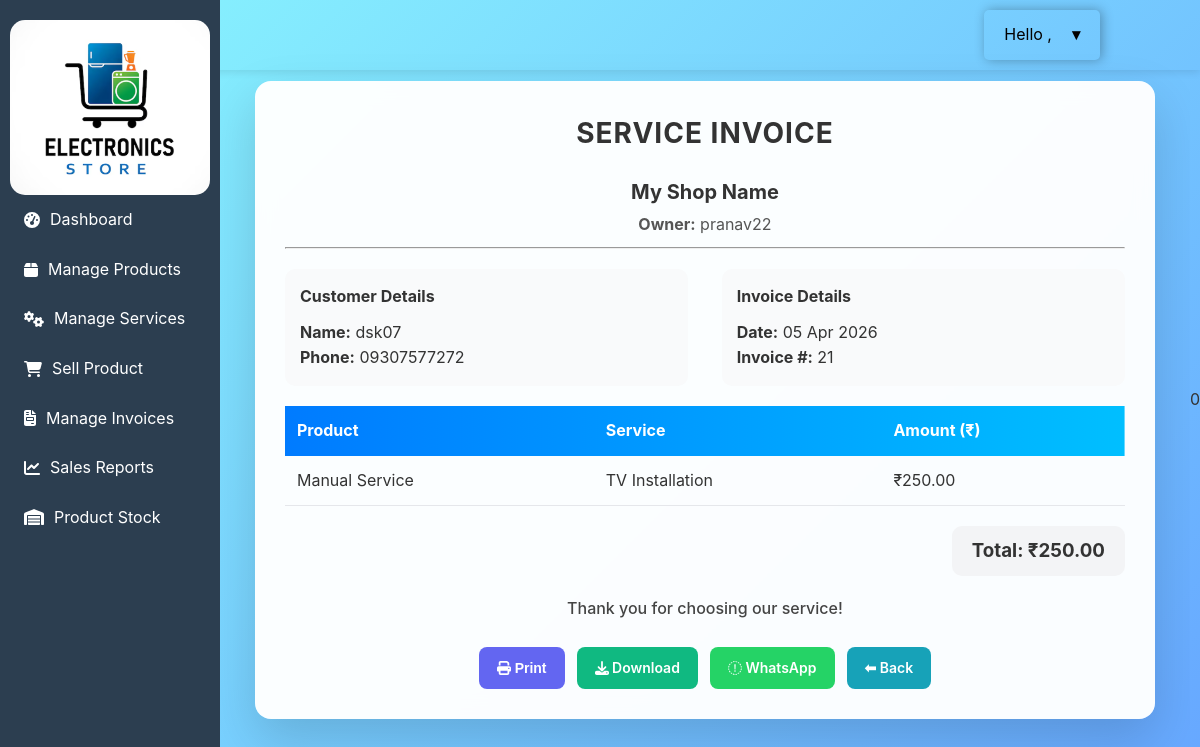
Screenshot of /service/invoice/print/21/ with the database file from the repository.
### core/models.py (models this page shows, shortened)
class ServiceInvoice(models.Model):
    PAYMENT_METHODS = [
            ('CASH', 'Cash'),
            ('UPI', 'UPI'),
            ('RAZORPAY', 'Razorpay'),
        ]
    service_request = models.OneToOneField(ServiceRequest, on_delete=models.CASCADE )
    shop_owner = models.ForeignKey(ShopOwner,on_delete=models.CASCADE,null=True,blank=True )
    customer = models.ForeignKey(Customer,on_delete=models.CASCADE,null=True,blank=True )
    pdf_file = models.FileField(upload_to="service_invoices/",null=True,blank=True)
    invoice_date = models.DateField(auto_now_add=True)
    amount = models.DecimalField(max_digits=10, decimal_places=2 )
    payment_status = models.CharField( max_length=20,default="PENDING" )
    is_paid = models.BooleanField(default=False)
    payment_method = models.CharField(max_length=20, choices=PAYMENT_METHODS, null=True, blank=True   )
    upi_id = models.CharField(max_length=100, null=True, blank=True)
    transaction_id = models.CharField(max_length=100, blank=True, null=True )
    razorpay_order_id = models.CharField(max_length=200, blank=True, null=True)
    razorpay_payment_id = models.CharField(max_length=200, blank=True, null=True)
    razorpay_signature = models.CharField(max_length=200, blank=True, null=True)
    is_paid = models.BooleanField(default=False)

class ShopOwner(models.Model):
    sw_id = models.AutoField(primary_key=True)
    sw_uname = models.CharField(max_length=100, unique=True)
    email = models.EmailField(unique=True)
    password = models.CharField(max_length=255)
    phone_no = models.CharField(max_length=15)  # IntegerField not ideal for phone numbers
    address = models.CharField(max_length=150)
    reset_token = models.CharField(max_length=100, blank=True, null=True)

class Customer(models.Model):
    c_id = models.AutoField(primary_key=True)
    u_name = models.CharField(max_length=20)
    password = models.CharField(max_length=128)
    email = models.EmailField(max_length=100)
    address = models.CharField(max_length=150)
    phone_no = models.CharField(max_length=15)

class ServiceRequest(models.Model):
    STATUS_CHOICES = [
        ('PENDING', 'Pending'),
        ('ACCEPTED', 'Accepted'),
        ('COMPLETED', 'Completed'),
        ('POSTPONED', 'Postponed'),
    ]
    problem = models.TextField(null=True, blank=True)   # ✅ must exist
    SERVICE_TYPE = [
        ('FREE', 'Free'),
        ('PAID', 'Paid'),
        ('WARRANTY', 'Warranty'),
    ]
    product_invoice = models.ForeignKey( InvoiceItem, on_delete=models.SET_NULL, null=True,blank=True)
    service = models.ForeignKey(Service, on_delete=models.CASCADE)
    customer = models.ForeignKey(Customer, on_delete=models.CASCADE)
    shop_owner = models.ForeignKey(ShopOwner,on_delete=models.CASCADE, null=True, blank=True)
    service_type = models.CharField(max_length=20, choices=SERVICE_TYPE)
    scheduled_date = models.DateField(null=True, blank=True)
    scheduled_time = models.TimeField(null=True, blank=True)
    status = models.CharField(max_length=20,
                              choices=STATUS_CHOICES,
                              default='PENDING')
    created_at = models.DateTimeField(auto_now_add=True)

class Service(models.Model):
    STATUS_CHOICES = [
        ('Active', 'Active'),
        ('Inactive', 'Inactive'),
    ]
    SERVICE_TYPE = [
        ('INSTALL', 'Installation'),
        ('PERIODIC', 'Periodic'),
        ('WARRANTY', 'Warranty'),
        ('PAID', 'Paid'),
    ]
    s_id = models.AutoField(primary_key=True)
    s_name = models.CharField(max_length=100)
    shop_owner = models.ForeignKey(ShopOwner, on_delete=models.CASCADE)
    description = models.TextField(blank=True, null=True, help_text="More details")
    category = models.ForeignKey(Category, on_delete=models.CASCADE, related_name='services')
    cost = models.DecimalField(max_digits=10, decimal_places=2)
    status = models.CharField(max_length=10, choices=STATUS_CHOICES, default='Active')

### core/views.py (the view)
def print_service_invoice(request, id):
    invoice = get_object_or_404(
    ServiceInvoice.objects.select_related(
        "customer",
        "shop_owner",
        "service_request",
        "service_request__service",
        "service_request__product_invoice__product"
    ),
    id=id
)
    return render(
        request,
        "core/owner/service/service_invoice.html",
        {
            "invoice": invoice,
            "service": invoice.service_request
        }
    )

### core/views.py (called while the page is built)
def shopowner_context(request):
    owner = None
    if request.session.get('shopowner_id'):
        owner = ShopOwner.objects.filter(
            sw_id=request.session['shopowner_id']
        ).first()
    return {
        'shopowner': owner
    }

### core/templates/core/owner/service/service_invoice.html
{% extends 'core/base.html' %}
{% load static %}
{% block content %}
<link rel="stylesheet" href="{% static 'core/css/invoice_service.css' %}" />
<div id="print-area" class="invoice-wrapper">
  <h2 class="title">SERVICE INVOICE</h2>
  <div class="shop">
    <h3>My Shop Name</h3>
    <p><b>Owner:</b> {{ invoice.shop_owner.sw_uname }}</p>
  </div>
  <hr />
  <div class="invoice-grid">
    <div>
      <h4>Customer Details</h4>
      <p><b>Name:</b> {{ invoice.customer.u_name|default:"N/A" }}</p>
      <p><b>Phone:</b> {{ invoice.customer.phone_no|default:"-" }}</p>
    </div>
    <div>
      <h4>Invoice Details</h4>
      <p><b>Date:</b> {{ invoice.invoice_date|date:"d M Y" }}</p>
      <p><b>Invoice #:</b> {{ invoice.id }}</p>
    </div>
  </div>
  <table class="invoice-table">
    <thead>
      <tr>
        <th>Product</th>
        <th>Service</th>
        <th>Amount (₹)</th>
      </tr>
    </thead>
    <tbody>
      <tr>
        <td>
          {% if invoice.service_request.product_invoice %}
            {{ invoice.service_request.product_invoice.product.p_name }}
          {% else %}
            Manual Service
          {% endif %}
        </td>
        <td>
          {{ invoice.service_request.service.s_name|default:"-" }}
        </td>
        <td>₹{{ invoice.amount }}</td>
      </tr>
    </tbody>
  </table>
  <div class="total">
    <h3>Total: ₹{{ invoice.amount }}</h3>
  </div>
  <p class="thanks">Thank you for choosing our service!</p>
  <div class="invoice-buttons no-print">
    <button onclick="window.print()" class="btn print">
      <i class="fa fa-print"></i> Print
    </button>
    <a href="{% url 'download_service_invoice_pdf' invoice.id %}" class="btn download">
      <i class="fa fa-download"></i> Download
    </a>
    <a
      target="_blank"
      href="https://wa.me/91{{ invoice.customer.phone_no|cut:'+'|cut:' ' }}?text=Your%20service%20invoice%20is%20ready.%20Invoice%20No:%20{{ invoice.id }}"
      class="btn whatsapp">
      <i class="fa fa-whatsapp"></i> WhatsApp
    </a>
    <a href="{% url 'service_requests' %}" class="btn back">
      ⬅ Back
    </a>
  </div>
</div>
{% endblock %}

### core/static/core/css/style.css (style rules this page uses)
* { margin: 0; padding: 0; box-sizing: border-box; }
body { font-family: 'Segoe UI', Tahoma, Geneva, Verdana, sans-serif; background-color: #f5f7fa; color: #333; line-height: 1.6; }

### core/static/core/css/login.css (style rules this page uses)
body { font-family: "Segoe UI", Tahoma, Geneva, Verdana, sans-serif; background: linear-gradient(135deg, #89f7fe 0%, #66a6ff 100%); min-height: 100vh; margin: 0; display: flex; align-items: center; justify-content: center; }

### core/static/core/css/base.css (style rules this page uses)
body { display: flex; margin: 0; font-family: Arial, sans-serif; }

### core/static/core/css/invoice_service.css (style rules this page uses)
body { font-family: "Inter", "Segoe UI", sans-serif; background: linear-gradient(135deg, #89f7fe 0%, #66a6ff 100%); margin: 0; }
.invoice-wrapper { max-width: 900px; margin: 40px auto; background: rgba(255, 255, 255, 0.97); backdrop-filter: blur(10px); border-radius: 16px; padding: 30px; box-shadow: 0 20px 50px rgba(0,0,0,0.15); }
.title { text-align: center; font-size: 28px; font-weight: 700; margin-bottom: 20px; letter-spacing: 1px; }
.shop { text-align: center; margin-bottom: 10px; }
.shop h3 { margin: 0; font-size: 20px; }
.shop p { margin: 4px 0; color: #555; }
.invoice-grid { display: flex; justify-content: space-between; margin: 20px 0; gap: 20px; }
.invoice-grid div { width: 48%; background: #f9fafb; padding: 15px; border-radius: 10px; }
.invoice-grid h4 { margin-bottom: 10px; color: #333; }
.invoice-table { width: 100%; border-collapse: collapse; margin-top: 15px; }
.invoice-table thead { background: linear-gradient(90deg, #007bff, #00bfff); color: white; }
.invoice-table th { padding: 12px; text-align: left; }
.invoice-table td { padding: 12px; border-bottom: 1px solid #e5e7eb; }
.total { text-align: right; margin-top: 20px; }
.total h3 { background: #f3f4f6; display: inline-block; padding: 10px 20px; border-radius: 10px; }
.thanks { text-align: center; margin-top: 20px; font-weight: 500; color: #444; }
.invoice-buttons { display: flex; justify-content: center; flex-wrap: wrap; gap: 12px; margin-top: 25px; }
.btn { padding: 10px 18px; border-radius: 8px; font-size: 14px; font-weight: 600; text-decoration: none; border: none; cursor: pointer; transition: all 0.25s ease; }
.print { background: #6366f1; color: white; }
.download { background: #10b981; color: white; }
.whatsapp { background: #25d366; color: white; }
.back { background: #17a2b8; color: white; }

### rows the page displays
ServiceInvoice: shop_owner.sw_uname "pranav22", customer.u_name "dsk07", customer.phone_no "09307577272", invoice_date "05 Apr 2026", id "21", service_request.service.s_name "TV Installation", amount "250.00"
